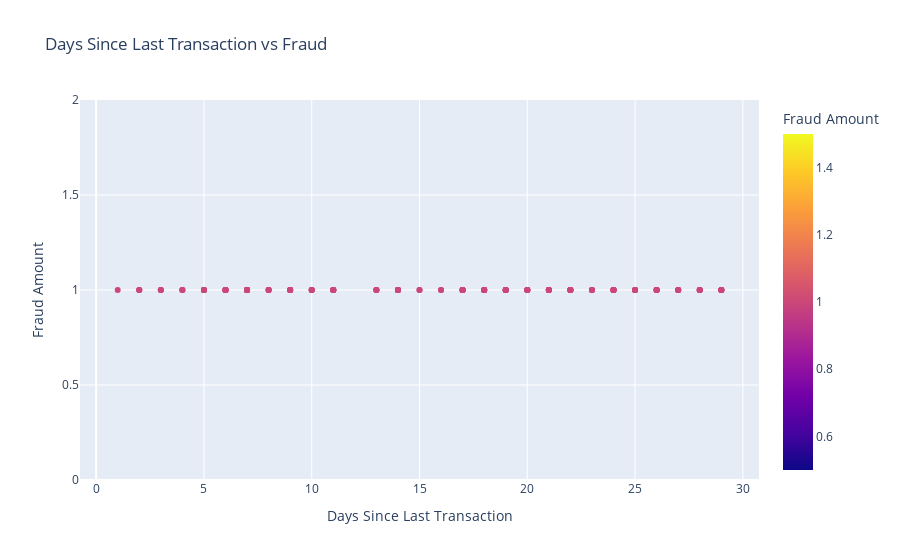

The notebook cell this image was saved under:
### Code cell
#plot 6: relationship between days since last transaction and fraud using scatter plot
fig = px.scatter(fraud, x='Days_Since_Last_Transaction', y='fraud',
                 title='Days Since Last Transaction vs Fraud',
                 labels={'Days_Since_Last_Transaction': 'Days Since Last Transaction', 'fraud': 'Fraud Amount'},
                 color='fraud', color_discrete_map={0: 'blue', 1: 'red'}
                )
fig.show()

### Figure 1 — Plotly figure (JSON) as saved in the notebook; plotly's stock layout.template omitted (floating-point values rounded to 4 significant figures; data arrays with more than 128 entries replaced by an {"elided": "..."} marker saying what was removed)
{"data": [{"hovertemplate": "Days Since Last Transaction=%{x}<br>Fraud Amount=%{marker.color}<extra></extra>", "legendgroup": "", "marker": {"color": {"elided": "155 int values"}, "coloraxis": "coloraxis", "symbol": "circle"}, "mode": "markers", "name": "", "orientation": "v", "showlegend": false, "type": "scatter", "x": {"elided": "155 int values"}, "xaxis": "x", "y": {"elided": "155 int values"}, "yaxis": "y"}], "layout": {"coloraxis": {"colorbar": {"title": {"text": "Fraud Amount"}}, "colorscale": [[0, "#0d0887"], [0.1111, "#46039f"], [0.2222, "#7201a8"], [0.3333, "#9c179e"], [0.4444, "#bd3786"], [0.5556, "#d8576b"], [0.6667, "#ed7953"], [0.7778, "#fb9f3a"], [0.8889, "#fdca26"], [1, "#f0f921"]]}, "legend": {"tracegroupgap": 0}, "title": {"text": "Days Since Last Transaction vs Fraud"}, "xaxis": {"anchor": "y", "domain": [0, 1], "title": {"text": "Days Since Last Transaction"}}, "yaxis": {"anchor": "x", "domain": [0, 1], "title": {"text": "Fraud Amount"}}}}
